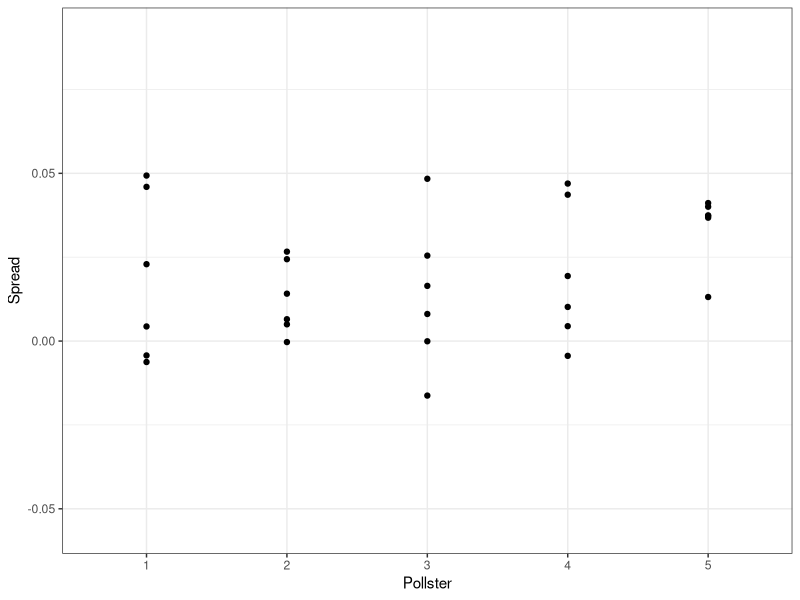
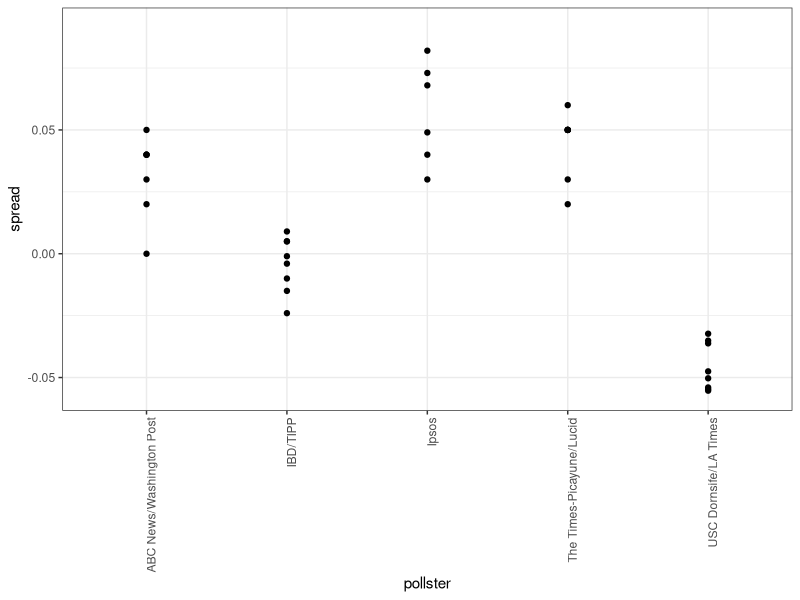
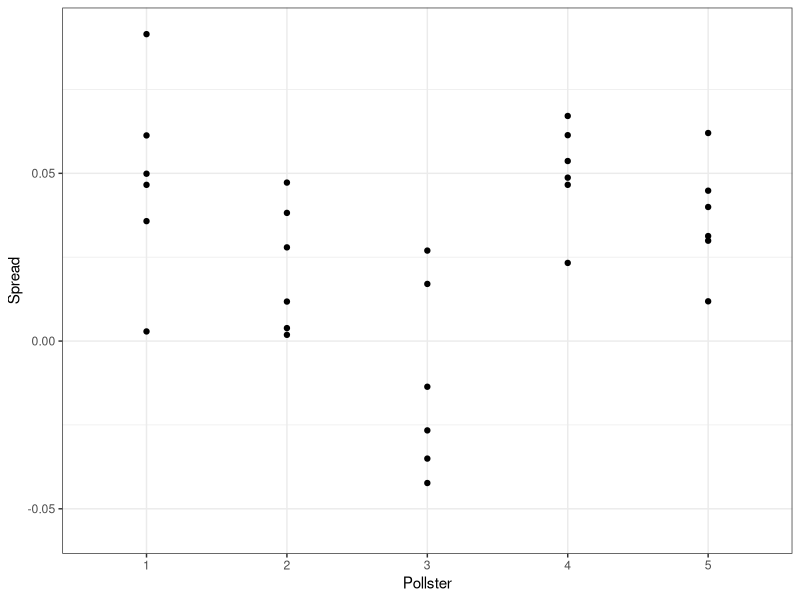
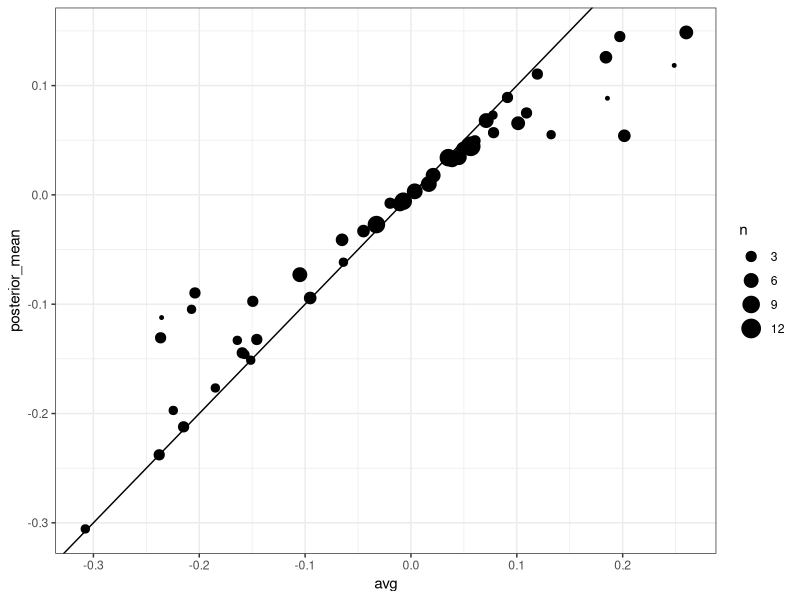
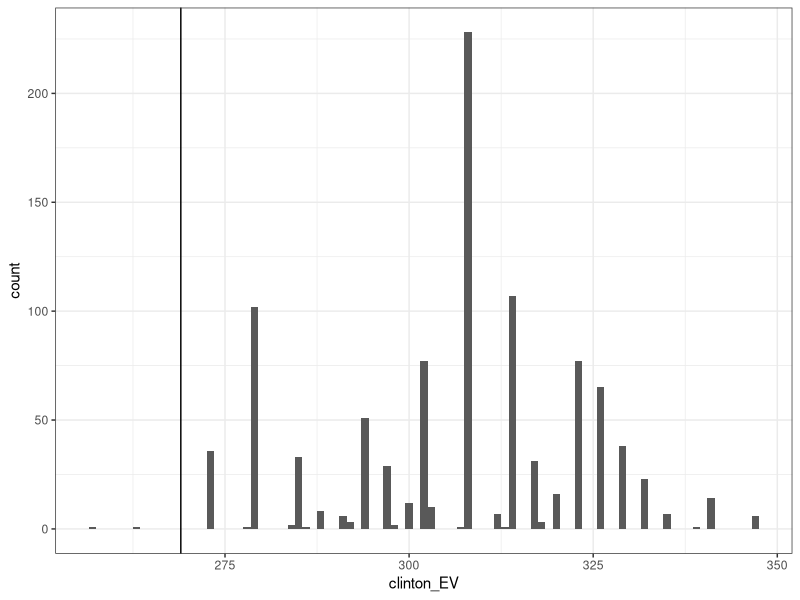
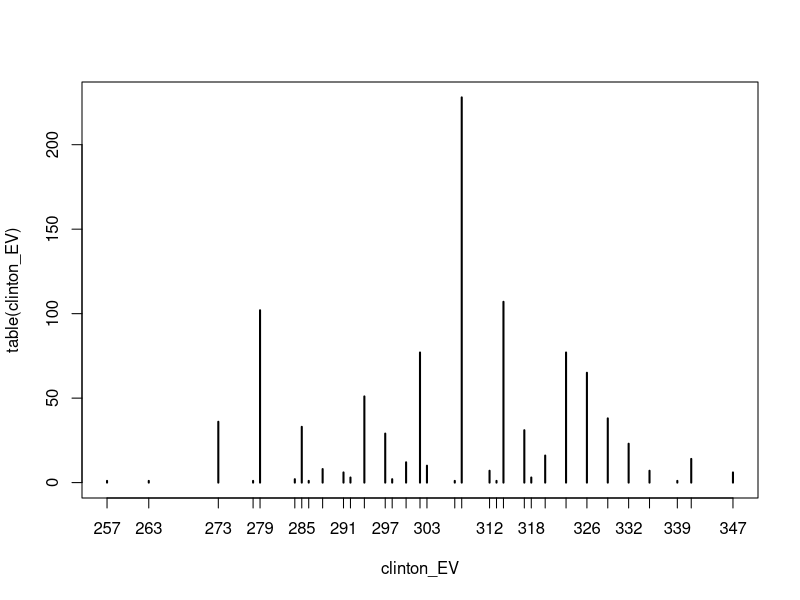
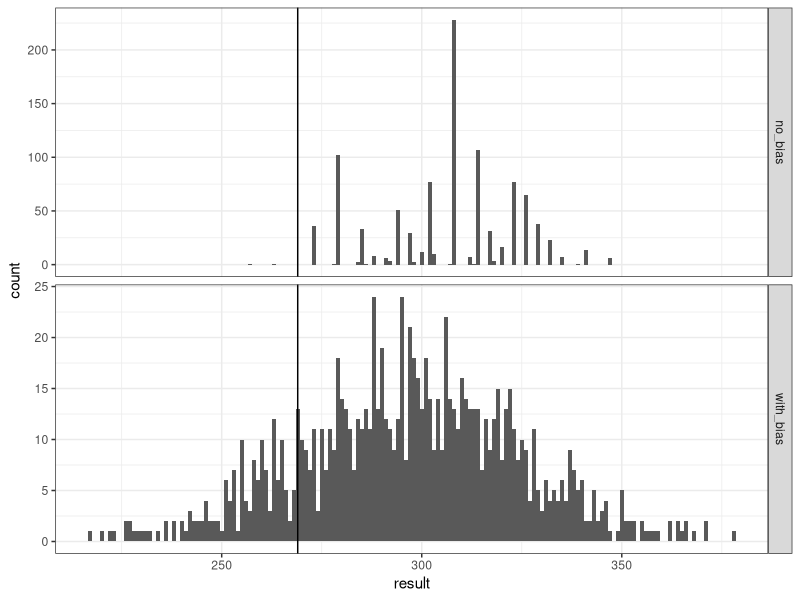
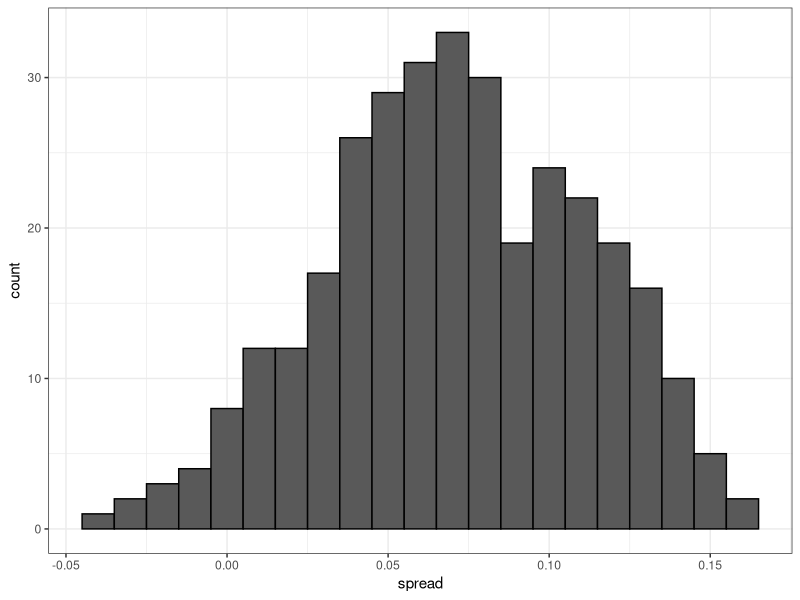

The R script that drew these images, in order:
## ---- chunk 1
library(tidyverse)
library(dslabs)
ds_theme_set()
polls <- polls_us_election_2016 %>% 
  filter(state == "U.S." & enddate >= "2016-10-31" &
           (grade %in% c("A+","A","A-","B+") | is.na(grade))) %>% 
  mutate(spread = rawpoll_clinton/100 - rawpoll_trump/100)

one_poll_per_pollster <- polls %>% group_by(pollster) %>% 
  filter(enddate == max(enddate)) %>%
  ungroup()

results <- one_poll_per_pollster %>% 
  summarize(avg = mean(spread), se = sd(spread)/sqrt(length(spread))) %>% 
  mutate(start = avg - 1.96*se, end = avg + 1.96*se) 
## ---- chunk 2
mu <- 0
tau <- 0.035
sigma <- results$se
Y <- results$avg
B <- sigma^2 / (sigma^2 + tau^2)

posterior_mean <- B*mu + (1-B)*Y
posterior_se <- sqrt( 1/ (1/sigma^2 + 1/tau^2))

posterior_mean
posterior_se
## ---- chunk 3
posterior_mean + c(-1.96, 1.96)*posterior_se
## ---- chunk 4
1 - pnorm(0, posterior_mean, posterior_se)
## ---- chunk 5
set.seed(3)
J<- 6
N <- 2000
d <- .021
p <- (d + 1)/2
X <- d + rnorm(J,0,2*sqrt(p*(1-p)/N))
## ---- chunk 6
I <- 5
J <- 6
N <- 2000
X <- sapply(1:I, function(i){
  d + rnorm(J,0,2*sqrt(p*(1-p)/N))
})
## ---- chunk 7
data.frame(Spread = as.vector(X) , Pollster = as.factor(rep(1:I, each=J))) %>%
  ggplot(aes(Pollster, Spread)) + 
  geom_point() + 
  scale_y_continuous(limit = c(-0.056,0.092))
## ---- chunk 8
polls %>% group_by(pollster) %>% 
  filter(n() >= 6) %>%
  ggplot(aes(pollster, spread)) + 
  geom_point() +
  theme(axis.text.x = element_text(angle = 90, hjust = 1)) +
  scale_y_continuous(limit = c(-0.056,0.092))
## ---- chunk 9
I <- 5
J <- 6
N <- 2000
d <- .021
p <- (d + 1)/2
h <- rnorm(I, 0, 0.025)
X <- sapply(1:I, function(i){
  d + h[i] + rnorm(J,0,2*sqrt(p*(1-p)/N))
})
## ---- chunk 10
data.frame(Spread = as.vector(X) , Pollster = as.factor(rep(1:I, each=J))) %>%
  ggplot(aes(Pollster, Spread)) +
  geom_point() +
  scale_y_continuous(limit = c(-0.056,0.092))
## ---- chunk 11
sd(one_poll_per_pollster$spread)
## ---- chunk 12
mu <- 0
tau <- 0.035
sigma <- sqrt(results$se^2 + .025^2)
Y <- results$avg
B <- sigma^2 / (sigma^2 + tau^2)

posterior_mean <- B*mu + (1-B)*Y
posterior_se <- sqrt( 1/ (1/sigma^2 + 1/tau^2))

1 - pnorm(0, posterior_mean, posterior_se)
## ---- chunk 13
results_us_election_2016 %>% top_n(5, electoral_votes)
## ---- chunk 14
results <- polls_us_election_2016 %>%
  filter(state!="U.S." & 
           !grepl("CD", state) & 
           enddate >="2016-10-31" & 
           (grade %in% c("A+","A","A-","B+") | is.na(grade))) %>%
  mutate(spread = rawpoll_clinton/100 - rawpoll_trump/100) %>%
  group_by(state) %>%
  summarize(avg = mean(spread), sd = sd(spread), n = n()) %>%
  mutate(state = as.character(state))
## ---- chunk 15
results %>% arrange(abs(avg))
## ---- chunk 16
results <- left_join(results, results_us_election_2016, by = "state")
## ---- chunk 17
results_us_election_2016 %>% filter(!state %in% results$state)
## ---- chunk 18
results <- results %>%
  mutate(sd = ifelse(is.na(sd), median(results$sd, na.rm=TRUE), sd))
## ---- chunk 19
mu <- 0
tau <- 0.02
results %>% mutate(sigma = sd/sqrt(n), 
                   B = sigma^2 / (sd^2 + tau^2),
                   posterior_mean = B*mu + (1-B)*avg,
                   posterior_se = sqrt( 1/ (1/sigma^2 + 1/tau^2))) %>%
  arrange(abs(posterior_mean))
## ---- chunk 20
results %>% mutate(sigma = sd/sqrt(n), 
                   B = sigma^2 / (sigma^2 + tau^2),
                   posterior_mean = B*mu + (1-B)*avg,
                   posterior_se = sqrt( 1/ (1/sigma^2 + 1/tau^2))) %>%
  ggplot(aes(avg, posterior_mean, size = n)) + geom_point() + 
  geom_abline(slope = 1, intercept = 0)
## ---- chunk 21
mu <- 0
tau <- 0.02
clinton_EV <- replicate(1000, {
  results %>% mutate(sigma = sd/sqrt(n), 
                   B = sigma^2 / (sigma^2 + tau^2),
                   posterior_mean = B*mu + (1-B)*avg,
                   posterior_se = sqrt( 1/ (1/sigma^2 + 1/tau^2)),
                   simulated_result = rnorm(length(posterior_mean), posterior_mean, posterior_se),
                   clinton = ifelse(simulated_result>0, electoral_votes, 0)) %>% 
    summarize(clinton = sum(clinton)) %>% 
    .$clinton + 7## 7 for Rhode Island and D.C.
})
mean(clinton_EV>269)
## ---- chunk 22
data.frame(clinton_EV) %>% 
  ggplot(aes(clinton_EV)) + 
  geom_histogram(binwidth = 1) +
  geom_vline(xintercept = 269)
plot(table(clinton_EV))
## ---- chunk 23
tau <- 0.02
bias_sd <- 0.03
clinton_EV_2 <- replicate(1000, {
  results %>% mutate(sigma = sqrt(sd^2/n  + bias_sd^2),  
                   B = sigma^2 / (sigma^2 + tau^2),
                   posterior_mean = B*mu + (1-B)*avg,
                   posterior_se = sqrt( 1/ (1/sigma^2 + 1/tau^2)),
                   simulated_result = rnorm(length(posterior_mean), posterior_mean, posterior_se),
                   clinton = ifelse(simulated_result>0, electoral_votes, 0)) %>% 
    summarize(clinton = sum(clinton) + 7) %>% .$clinton ## add 7 for Rhode Island and D.C.
})
mean(clinton_EV_2>269)
## ---- chunk 24
data.frame(no_bias=clinton_EV, with_bias=clinton_EV_2) %>% gather(approach, result ) %>%
  ggplot(aes(result)) + 
  geom_histogram(binwidth = 1) +
  geom_vline(xintercept = 269) +
  facet_grid(approach~., scales="free")
## ---- chunk 25
one_pollster <- polls_us_election_2016 %>% 
  filter(pollster == "Ipsos" & state == "U.S.") %>% 
  mutate(spread = rawpoll_clinton/100 - rawpoll_trump/100)
## ---- chunk 26
se <- one_pollster %>% 
  summarize(empirical = sd(spread), theoretical = 2*sqrt(mean(spread)*(1-mean(spread))/min(samplesize)))
se
## ---- chunk 27
one_pollster %>% ggplot(aes(spread)) + 
  geom_histogram(binwidth = 0.01, color = "black")
## ---- chunk 28
one_pollster %>% ggplot(aes(enddate, spread)) + 
  geom_point() + 
  geom_smooth(method = "loess", span = 0.1)
## ---- chunk 29
polls_us_election_2016 %>%
  filter(state == "U.S." & enddate>="2016-07-01") %>%
  group_by(pollster) %>%
  filter(n()>=10) %>%
  ungroup() %>%
  mutate(spread = rawpoll_clinton/100 - rawpoll_trump/100) %>%
  ggplot(aes(enddate, spread)) + 
  geom_smooth(method = "loess", span = 0.1) + 
  geom_point(aes(color=pollster), show.legend = FALSE, alpha=0.6) 
## ---- chunk 30
polls_us_election_2016 %>%
  filter(state == "U.S." & enddate>="2016-07-01") %>%
  select(enddate, pollster, rawpoll_clinton, rawpoll_trump) %>%
  rename(Clinton = rawpoll_clinton, Trump = rawpoll_trump) %>%
  gather(candidate, percentage, -enddate, -pollster) %>% 
  mutate(candidate = factor(candidate, levels = c("Trump","Clinton")))%>%
  group_by(pollster) %>%
  filter(n()>=10) %>%
  ungroup() %>%
  ggplot(aes(enddate, percentage, color = candidate)) +  
  geom_point(show.legend = FALSE, alpha=0.4)  + 
  geom_smooth(method = "loess", span = 0.15) +
  scale_y_continuous(limits = c(30,50))
